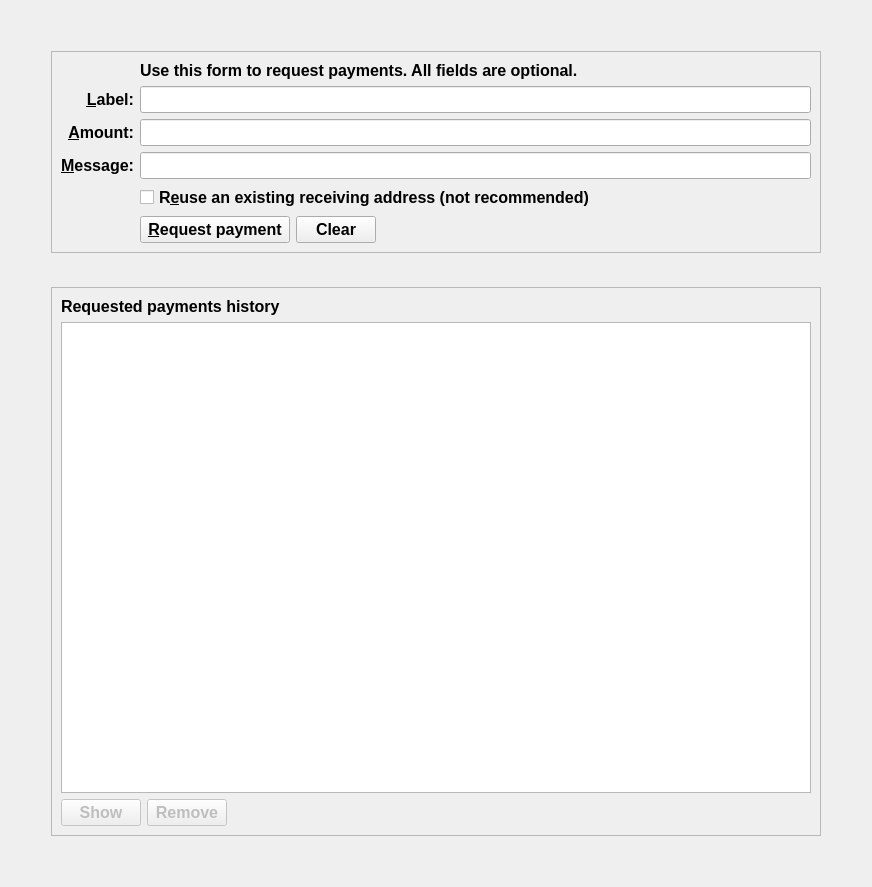
<?xml version="1.0" encoding="UTF-8"?>
<ui version="4.0">
 <class>ReceiveCoinsDialog</class>
 <widget class="QWidget" name="ReceiveCoinsDialog">
  <property name="geometry">
   <rect>
    <x>0</x>
    <y>0</y>
    <width>872</width>
    <height>887</height>
   </rect>
  </property>
  <property name="font">
   <font>
    <pointsize>12</pointsize>
    <weight>75</weight>
    <bold>true</bold>
   </font>
  </property>
  <layout class="QVBoxLayout" name="verticalLayout" stretch="0">
   <item>
    <layout class="QVBoxLayout" name="verticalLayout_5">
     <property name="spacing">
      <number>34</number>
     </property>
     <property name="leftMargin">
      <number>40</number>
     </property>
     <property name="topMargin">
      <number>40</number>
     </property>
     <property name="rightMargin">
      <number>40</number>
     </property>
     <property name="bottomMargin">
      <number>40</number>
     </property>
     <item>
      <widget class="QFrame" name="frame2">
       <property name="sizePolicy">
        <sizepolicy hsizetype="Preferred" vsizetype="Fixed">
         <horstretch>0</horstretch>
         <verstretch>0</verstretch>
        </sizepolicy>
       </property>
       <property name="frameShape">
        <enum>QFrame::StyledPanel</enum>
       </property>
       <property name="frameShadow">
        <enum>QFrame::Sunken</enum>
       </property>
       <layout class="QVBoxLayout" name="verticalLayout_3">
        <item>
         <layout class="QGridLayout" name="gridLayout">
          <item row="7" column="2">
           <widget class="QCheckBox" name="reuseAddress">
            <property name="toolTip">
             <string>Reuse one of the previously used receiving addresses. Reusing addresses has security and privacy issues. Do not use this unless re-generating a payment request made before.</string>
            </property>
            <property name="text">
             <string>R&amp;euse an existing receiving address (not recommended)</string>
            </property>
           </widget>
          </item>
          <item row="7" column="0">
           <widget class="QLabel" name="label_4">
            <property name="text">
             <string/>
            </property>
           </widget>
          </item>
          <item row="6" column="0">
           <widget class="QLabel" name="label_3">
            <property name="toolTip">
             <string>An optional message to attach to the payment request, which will be displayed when the request is opened. Note: The message will not be sent with the payment over the Soteria network.</string>
            </property>
            <property name="text">
             <string>&amp;Message:</string>
            </property>
            <property name="alignment">
             <set>Qt::AlignRight|Qt::AlignTrailing|Qt::AlignVCenter</set>
            </property>
            <property name="buddy">
             <cstring>reqMessage</cstring>
            </property>
           </widget>
          </item>
          <item row="4" column="2">
           <widget class="QLineEdit" name="reqLabel">
            <property name="toolTip">
             <string>An optional label to associate with the new receiving address.</string>
            </property>
           </widget>
          </item>
          <item row="6" column="2">
           <widget class="QLineEdit" name="reqMessage">
            <property name="toolTip">
             <string>An optional message to attach to the payment request, which will be displayed when the request is opened. Note: The message will not be sent with the payment over the Soteria network.</string>
            </property>
           </widget>
          </item>
          <item row="2" column="2">
           <widget class="QLabel" name="label_5">
            <property name="text">
             <string>Use this form to request payments. All fields are &lt;b&gt;optional&lt;/b&gt;.</string>
            </property>
           </widget>
          </item>
          <item row="4" column="0">
           <widget class="QLabel" name="label_2">
            <property name="toolTip">
             <string>An optional label to associate with the new receiving address.</string>
            </property>
            <property name="text">
             <string>&amp;Label:</string>
            </property>
            <property name="alignment">
             <set>Qt::AlignRight|Qt::AlignTrailing|Qt::AlignVCenter</set>
            </property>
            <property name="buddy">
             <cstring>reqLabel</cstring>
            </property>
           </widget>
          </item>
          <item row="5" column="0">
           <widget class="QLabel" name="label">
            <property name="toolTip">
             <string>An optional amount to request. Leave this empty or zero to not request a specific amount.</string>
            </property>
            <property name="text">
             <string>&amp;Amount:</string>
            </property>
            <property name="alignment">
             <set>Qt::AlignRight|Qt::AlignTrailing|Qt::AlignVCenter</set>
            </property>
            <property name="buddy">
             <cstring>reqAmount</cstring>
            </property>
           </widget>
          </item>
          <item row="5" column="2">
           <widget class="SoteriaAmountField" name="reqAmount">
            <property name="minimumSize">
             <size>
              <width>80</width>
              <height>0</height>
             </size>
            </property>
            <property name="toolTip">
             <string>An optional amount to request. Leave this empty or zero to not request a specific amount.</string>
            </property>
           </widget>
          </item>
          <item row="8" column="2">
           <layout class="QHBoxLayout" name="horizontalLayout">
            <item>
             <widget class="QPushButton" name="receiveButton">
              <property name="minimumSize">
               <size>
                <width>150</width>
                <height>0</height>
               </size>
              </property>
              <property name="text">
               <string>&amp;Request payment</string>
              </property>
              <property name="icon">
               <iconset resource="../soteria.qrc">
                <normaloff>:/icons/receiving_addresses</normaloff>:/icons/receiving_addresses</iconset>
              </property>
             </widget>
            </item>
            <item>
             <widget class="QPushButton" name="clearButton">
              <property name="sizePolicy">
               <sizepolicy hsizetype="Minimum" vsizetype="Fixed">
                <horstretch>0</horstretch>
                <verstretch>0</verstretch>
               </sizepolicy>
              </property>
              <property name="toolTip">
               <string>Clear all fields of the form.</string>
              </property>
              <property name="text">
               <string>Clear</string>
              </property>
              <property name="icon">
               <iconset resource="../soteria.qrc">
                <normaloff>:/icons/remove</normaloff>:/icons/remove</iconset>
              </property>
              <property name="autoDefault">
               <bool>false</bool>
              </property>
             </widget>
            </item>
            <item>
             <spacer name="horizontalSpacer">
              <property name="orientation">
               <enum>Qt::Horizontal</enum>
              </property>
              <property name="sizeHint" stdset="0">
               <size>
                <width>40</width>
                <height>20</height>
               </size>
              </property>
             </spacer>
            </item>
           </layout>
          </item>
          <item row="8" column="0">
           <widget class="QLabel" name="label_7">
            <property name="text">
             <string/>
            </property>
           </widget>
          </item>
         </layout>
        </item>
       </layout>
      </widget>
     </item>
     <item>
      <widget class="QFrame" name="frame">
       <property name="sizePolicy">
        <sizepolicy hsizetype="Preferred" vsizetype="Expanding">
         <horstretch>0</horstretch>
         <verstretch>0</verstretch>
        </sizepolicy>
       </property>
       <property name="frameShape">
        <enum>QFrame::StyledPanel</enum>
       </property>
       <property name="frameShadow">
        <enum>QFrame::Raised</enum>
       </property>
       <layout class="QVBoxLayout" name="verticalLayout_2">
        <item>
         <widget class="QLabel" name="label_6">
          <property name="font">
           <font>
            <pointsize>12</pointsize>
            <weight>75</weight>
            <bold>true</bold>
           </font>
          </property>
          <property name="text">
           <string>Requested payments history</string>
          </property>
         </widget>
        </item>
        <item>
         <widget class="QTableView" name="recentRequestsView">
          <property name="contextMenuPolicy">
           <enum>Qt::CustomContextMenu</enum>
          </property>
          <property name="tabKeyNavigation">
           <bool>false</bool>
          </property>
          <property name="sortingEnabled">
           <bool>true</bool>
          </property>
         </widget>
        </item>
        <item>
         <layout class="QHBoxLayout" name="horizontalLayout_2">
          <item>
           <widget class="QPushButton" name="showRequestButton">
            <property name="enabled">
             <bool>false</bool>
            </property>
            <property name="toolTip">
             <string>Show the selected request (does the same as double clicking an entry)</string>
            </property>
            <property name="text">
             <string>Show</string>
            </property>
            <property name="icon">
             <iconset resource="../soteria.qrc">
              <normaloff>:/icons/edit</normaloff>:/icons/edit</iconset>
            </property>
            <property name="autoDefault">
             <bool>false</bool>
            </property>
           </widget>
          </item>
          <item>
           <widget class="QPushButton" name="removeRequestButton">
            <property name="enabled">
             <bool>false</bool>
            </property>
            <property name="toolTip">
             <string>Remove the selected entries from the list</string>
            </property>
            <property name="text">
             <string>Remove</string>
            </property>
            <property name="icon">
             <iconset resource="../soteria.qrc">
              <normaloff>:/icons/remove</normaloff>:/icons/remove</iconset>
            </property>
            <property name="autoDefault">
             <bool>false</bool>
            </property>
           </widget>
          </item>
          <item>
           <spacer name="horizontalSpacer_2">
            <property name="orientation">
             <enum>Qt::Horizontal</enum>
            </property>
            <property name="sizeHint" stdset="0">
             <size>
              <width>40</width>
              <height>20</height>
             </size>
            </property>
           </spacer>
          </item>
         </layout>
        </item>
       </layout>
      </widget>
     </item>
    </layout>
   </item>
  </layout>
 </widget>
 <customwidgets>
  <customwidget>
   <class>SoteriaAmountField</class>
   <extends>QLineEdit</extends>
   <header>soteriaamountfield.h</header>
   <container>1</container>
  </customwidget>
 </customwidgets>
 <tabstops>
  <tabstop>reqLabel</tabstop>
  <tabstop>reqAmount</tabstop>
  <tabstop>reqMessage</tabstop>
  <tabstop>reuseAddress</tabstop>
  <tabstop>receiveButton</tabstop>
  <tabstop>clearButton</tabstop>
  <tabstop>recentRequestsView</tabstop>
  <tabstop>showRequestButton</tabstop>
  <tabstop>removeRequestButton</tabstop>
 </tabstops>
 <resources>
  <include location="../soteria.qrc"/>
 </resources>
 <connections/>
</ui>
